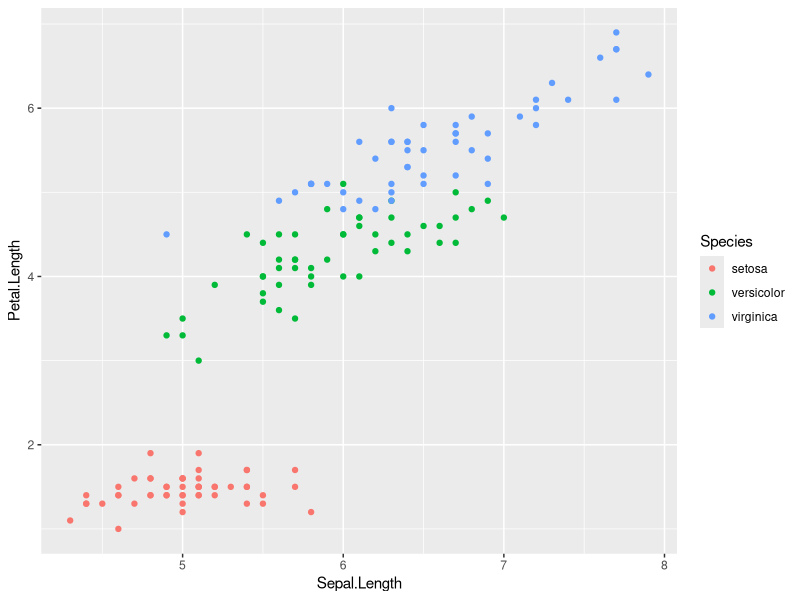
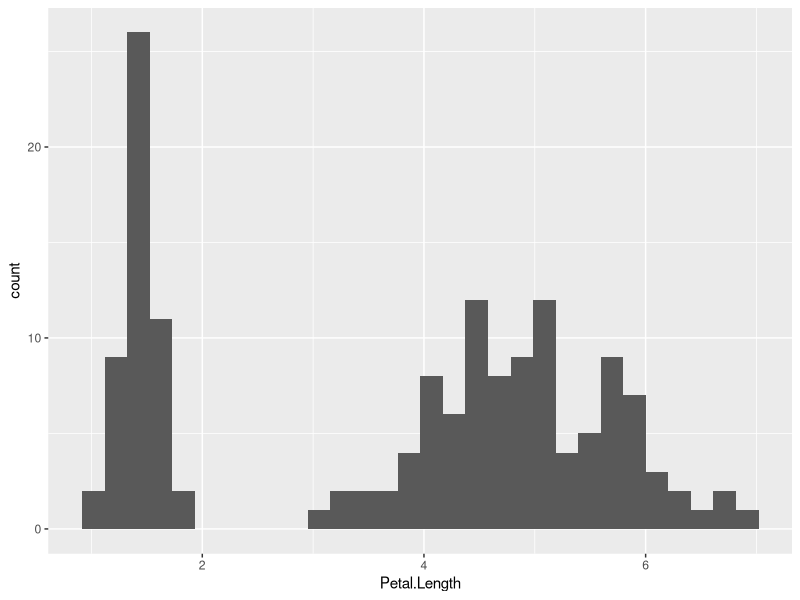
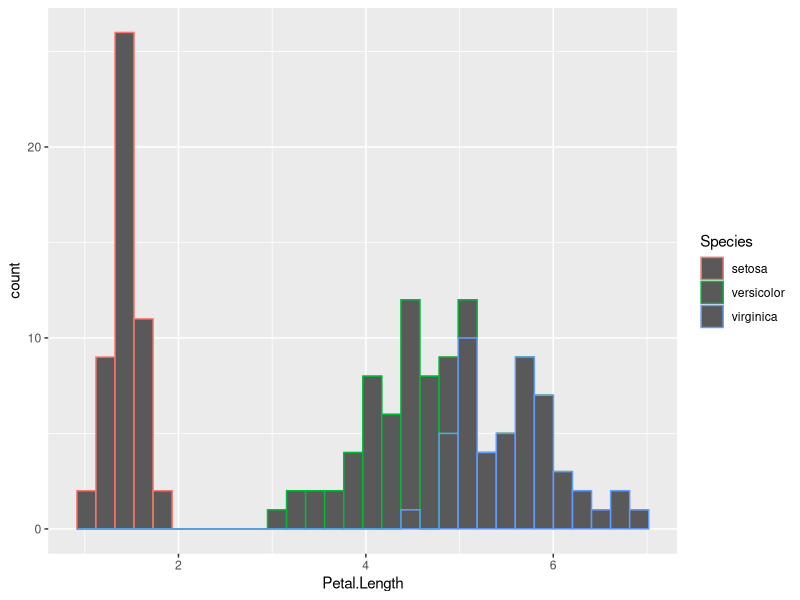
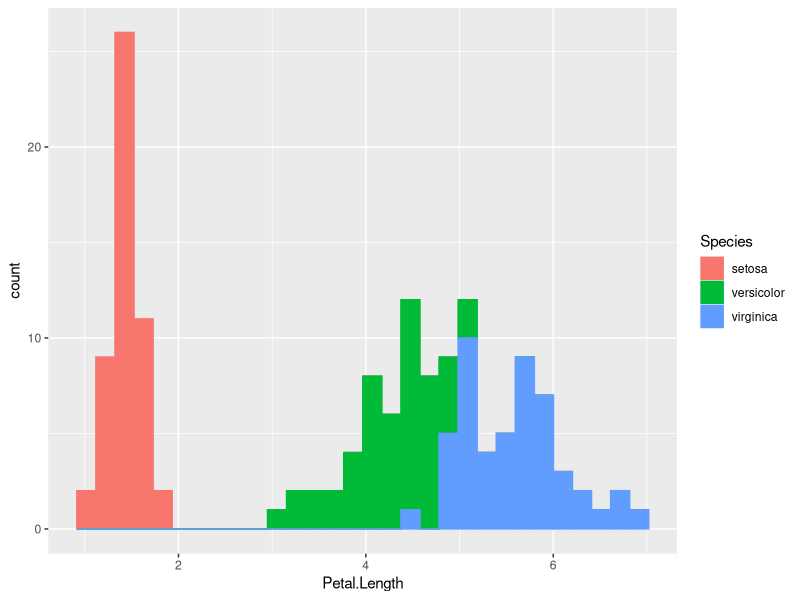
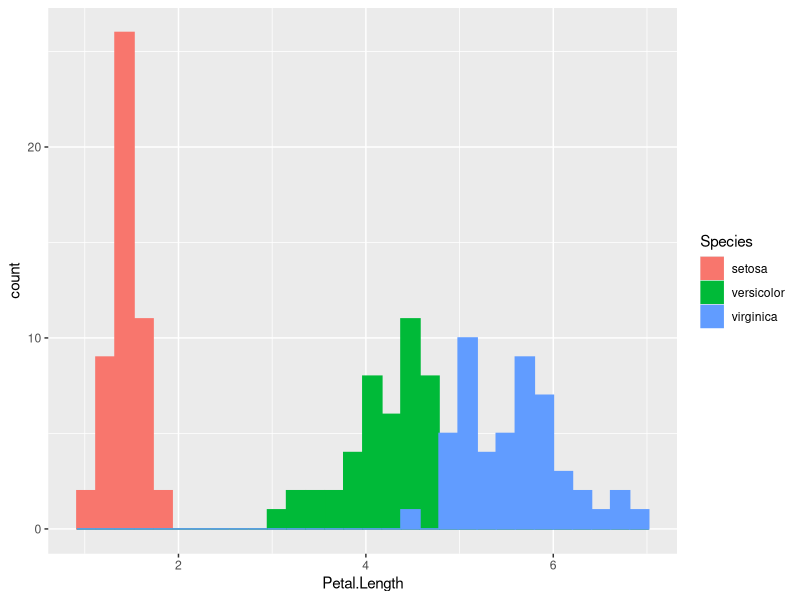
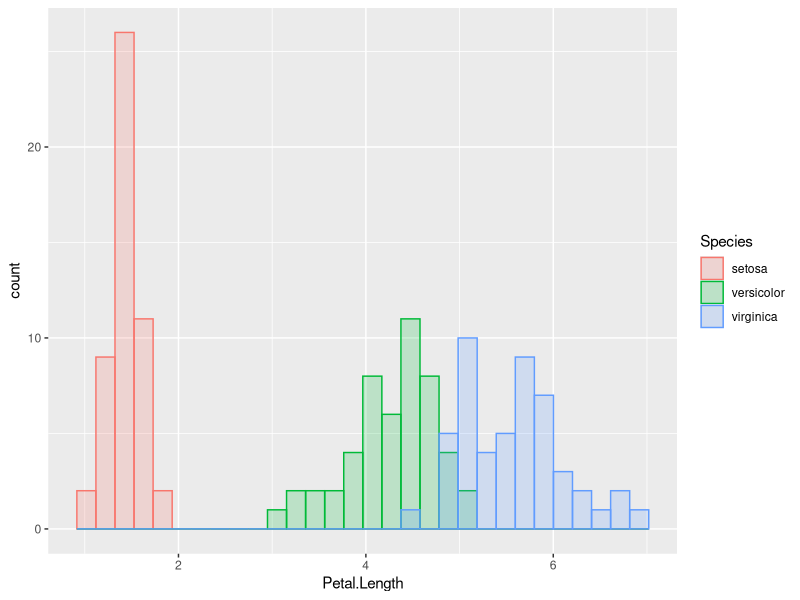
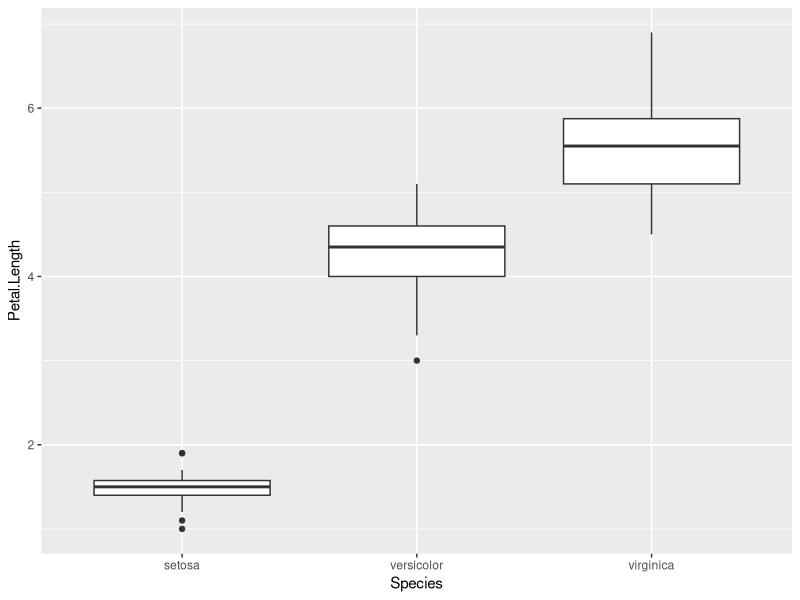
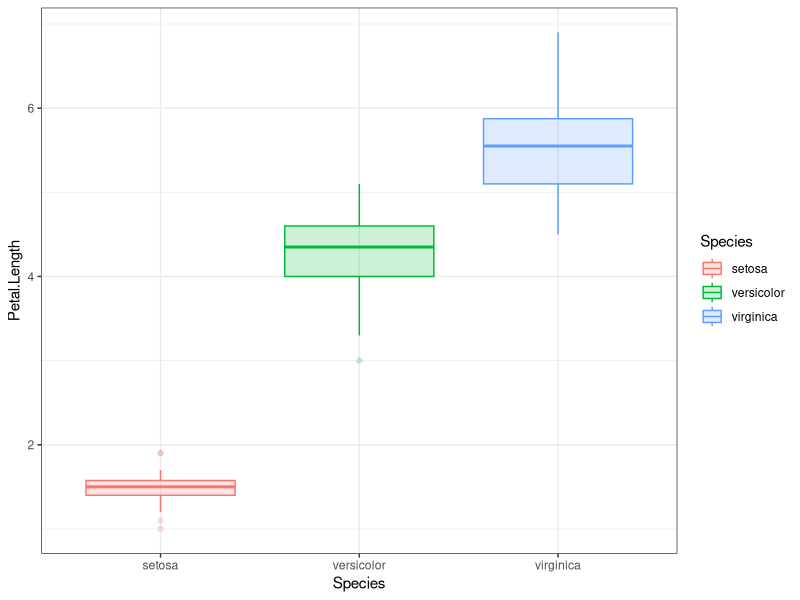

R code for these plots, in order:
## ---- chunk 1
#| message: false
library(tidyverse)
as_tibble(iris)
## ---- chunk 2
ggplot(iris) +
  aes(x = Sepal.Length, y = Petal.Length, colour = Species) +
  geom_point()
## ---- chunk 3
#| message: false
iris %>%
  ggplot() +
  aes(x = Petal.Length) +
  geom_histogram()
## ---- chunk 4
#| message: false
iris %>%
  ggplot() +
  aes(x = Petal.Length, colour = Species) +
  geom_histogram()
## ---- chunk 5
#| message: false
iris %>%
  ggplot() +
  aes(x = Petal.Length, colour = Species, fill = Species) +
  geom_histogram()
## ---- chunk 6
#| message: false
iris %>%
  ggplot() +
  aes(x = Petal.Length, colour = Species, fill = Species) +
  geom_histogram(position = "identity")
## ---- chunk 7
#| message: false
iris %>%
  ggplot() +
  aes(x = Petal.Length, colour = Species, fill = Species) +
  geom_histogram(position = "identity", alpha = 0.2)
## ---- chunk 8
iris %>%
  ggplot() +
  aes(x = Species, y = Petal.Length) +
  geom_boxplot()
## ---- chunk 9
iris %>%
  ggplot() +
  aes(x = Species, y = Petal.Length, colour = Species, fill = Species) +
  geom_boxplot(alpha = 0.2) +
  theme_bw()
## ---- chunk 10
#| message: false
iris %>%
  group_by(Species) %>% # Perform summary calculations for each species separately
  summarise(mP = mean(Petal.Length), sP = sd(Petal.Length)) %>% # Mean & sd petal length
  ungroup() %>% # Ungroup data
  ggplot() + # Start plotting
  aes(x = Species, y = mP, ymin = mP - sP, ymax = mP + sP) + # Means plus/minus std devs
  geom_col() + # This takes the y aesthetic, for plotting the mean mP
  geom_errorbar(width = 0.2) # Takes the ymin and ymax aesthetics
## ---- chunk 11
#| message: false
iris %>%
  group_by(Species) %>%
  summarise(mP = mean(Petal.Length), # Mean petal length per species
            sP = sd(Petal.Length), # Standard deviation per species
            N = n(), # Sample size (number of observations) per species
            SEM = sP / sqrt(N), # Standard error of the mean
            CI = SEM * qt(0.975, N - 1)) %>% # Confidence interval, read off
                 # at 0.975 because plus/minus 2.5% adds up to 5%
  ggplot() +
  aes(x = Species, y = mP, ymin = mP - CI, ymax = mP + CI) +
  geom_col(alpha = 0.4, colour = "steelblue", fill = "steelblue") +
  geom_errorbar(width = 0.2, colour = "steelblue") +
  ylab("Petal length") +
  theme_bw()
